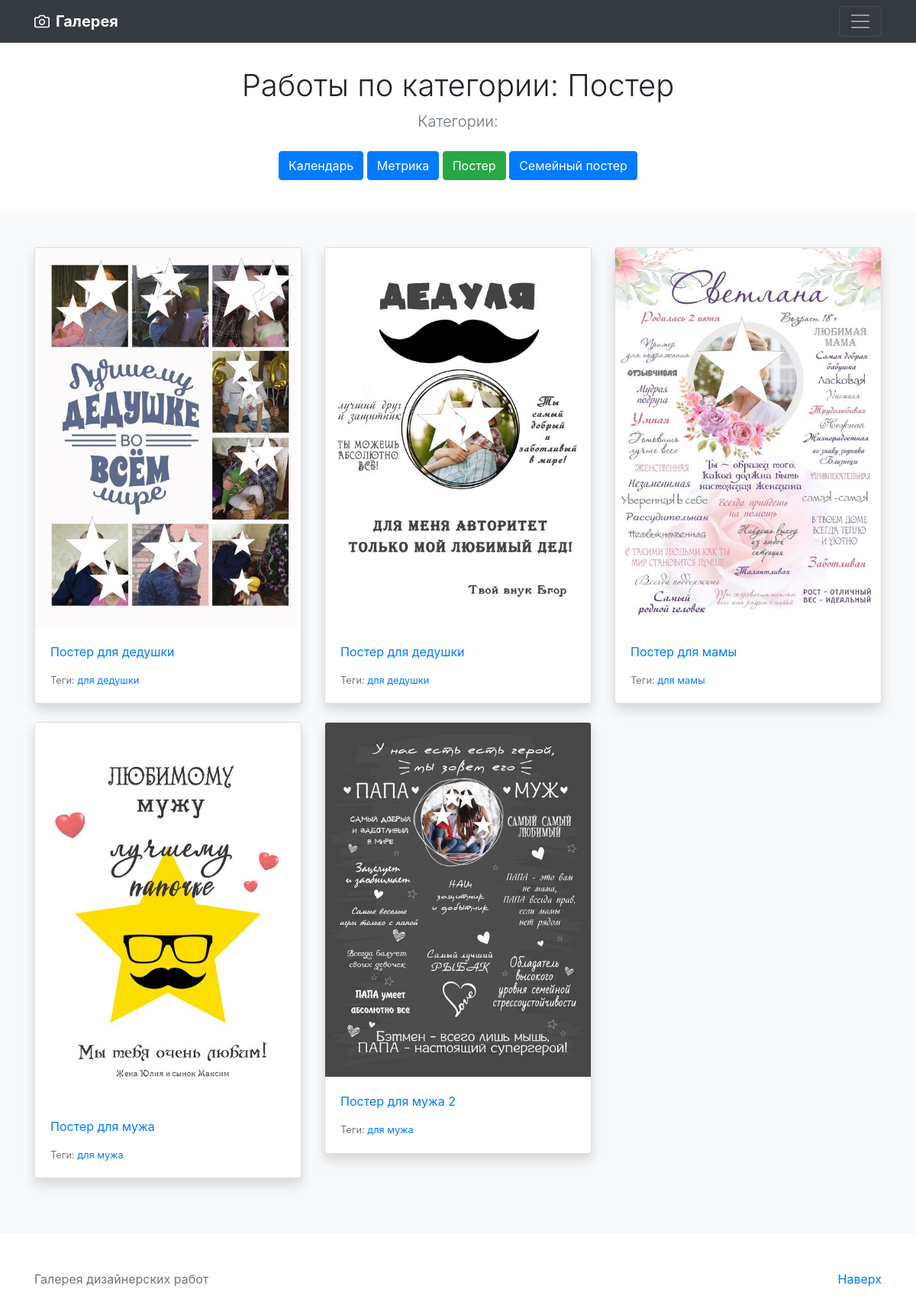
The page /category/poster/ on the database its author committed.
### gallery/models.py (models this page shows, shortened)
class Category(models.Model):
    title = models.CharField(max_length=50, verbose_name='Название')
    slug = models.SlugField(max_length=50, verbose_name='Url', unique=True)
    class Meta:
        verbose_name = 'Категория'
        verbose_name_plural = 'Категории'
        ordering = ['title']
    def __str__(self):
        return self.title
    def get_absolute_url(self):
        return reverse('category', kwargs={"slug": self.slug})

class Image(models.Model):
    title = models.CharField(max_length=50, verbose_name='Название')
    filename = models.ImageField(upload_to='img/', blank=True, verbose_name='Имя файла')
    category = models.ForeignKey(Category, on_delete=models.PROTECT, related_name='images', verbose_name='Категория')
    tags = models.ManyToManyField(Tag, blank=True, related_name='images', verbose_name='Теги')
    class Meta:
        verbose_name = 'Изображение'
        verbose_name_plural = 'Изображения'
        ordering = ['title']
    def get_absolute_url(self):
        return reverse('image', kwargs={'pk': self.pk})

class Tag(models.Model):
    title = models.CharField(max_length=50, verbose_name='Название')
    slug = models.SlugField(max_length=50, verbose_name='Url', unique=True)
    class Meta:
        verbose_name = 'Тег'
        verbose_name_plural = 'Теги'
        ordering = ['title']
    def get_absolute_url(self):
        return reverse('tag', kwargs={"slug": self.slug})

### gallery/views.py (the view)
# urls.py: path('category/<str:slug>/', ImagesByCategory.as_view(), name='category'),
class ImagesByCategory(ListView):
    template_name = 'gallery/index.html'
    context_object_name = 'images'
    paginate_by = 6
    allow_empty = False
    def get_queryset(self):
        return Image.objects.filter(category__slug=self.kwargs['slug'])
    def get_context_data(self, *, object_list=None, **kwargs):
        context = super().get_context_data(**kwargs)
        context['title'] = 'Работы по категории: ' + str(Category.objects.get(slug=self.kwargs['slug']))
        context['categories'] = Category.objects.all()
        return context

### gallery/templates/gallery/index.html (shortened to what this page needs)
{% extends 'gallery/base.html' %}
{% block content %}
<main role="main">
    <section class="jumbotron text-center">
        <div class="container">
            <h1>{{ title }}</h1>
            <p class="lead text-muted">Категории:</p>
            <p>
                {% for category in categories %}
                    <a href="{{ category.get_absolute_url }}"
                            {% if request.path == category.get_absolute_url %}
                       class="btn btn-success my-2"
                            {% else %}
                       class="btn btn-primary my-2"
                            {% endif %}
                    >{{ category.title }}</a>
                {% endfor %}
            </p>
        </div>
    </section>
    <div class="album py-5 bg-light">
        <div class="container">
            <div class="row">
                {% for image in images %}
                    <div class="col-md-4">
                        <div class="card mb-4 shadow">
                            <img src="{{image.filename.url}}" class="card-img-top" alt="{{ image.title }}">
                            <div class="card-body">
                                <p class="card-text"><a href="{{ image.get_absolute_url }}">{{ image.title }}</a></p>
                                <div class="d-flex justify-content-between align-items-center">
                                    {% if image.tags.exists %}
                                        <small class="text-muted">Теги:
                                             {% for tag in image.tags.all %}
                                                <a href="{{ tag.get_absolute_url }}">{{ tag.title }}</a>
                                             {% endfor %}
                                        </small>
                                    {% endif %}
                                </div>
                            </div>
                        </div>
                    </div>
                {% endfor %}
            </div>
        </div>
    </div>
</main>
{% endblock %}

### gallery/static/album.css (style rules this page uses)
.jumbotron { padding-top: 2rem; padding-bottom: 2rem; margin-bottom: 0; background-color: #fff; }
@media (min-width: 768px) { .jumbotron { padding-top: 2rem; padding-bottom: 2rem; } }
.jumbotron p:last-child { margin-bottom: 0; }
.jumbotron h1 { font-weight: 300; }
.jumbotron .container { max-width: 40rem; }

### rows shown on the page
Category: title "Календарь"
Category: title "Метрика"
Category: title "Постер"
Category: title "Семейный постер"
Image: filename (picture), title "Постер для дедушки"
Tag: title "для дедушки"
Image: filename (picture), title "Постер для дедушки"
Image: filename (picture), title "Постер для мамы"
Tag: title "для мамы"
Image: filename (picture), title "Постер для мужа"
Tag: title "для мужа"
Image: filename (picture), title "Постер для мужа 2"

### other values the page prints
{{ title }} "Работы по категории: Постер"
